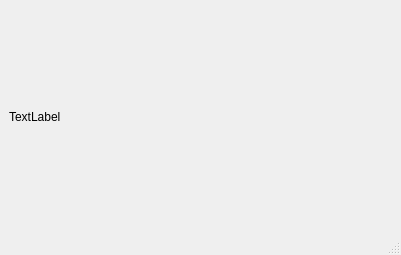
<?xml version="1.0" encoding="UTF-8"?>
<ui version="4.0">
 <class>MainWindow</class>
 <widget class="QMainWindow" name="MainWindow">
  <property name="geometry">
   <rect>
    <x>0</x>
    <y>0</y>
    <width>401</width>
    <height>255</height>
   </rect>
  </property>
  <property name="windowTitle">
   <string>MainWindow</string>
  </property>
  <widget class="QWidget" name="centralwidget">
   <layout class="QVBoxLayout" name="verticalLayout_4">
    <item>
     <layout class="QVBoxLayout" name="verticalLayout">
      <item>
       <widget class="QLabel" name="lbCamera">
        <property name="text">
         <string>TextLabel</string>
        </property>
       </widget>
      </item>
     </layout>
    </item>
   </layout>
  </widget>
  <widget class="QMenuBar" name="menubar">
   <property name="geometry">
    <rect>
     <x>0</x>
     <y>0</y>
     <width>401</width>
     <height>18</height>
    </rect>
   </property>
  </widget>
  <widget class="QStatusBar" name="statusbar"/>
 </widget>
 <resources/>
 <connections/>
</ui>
